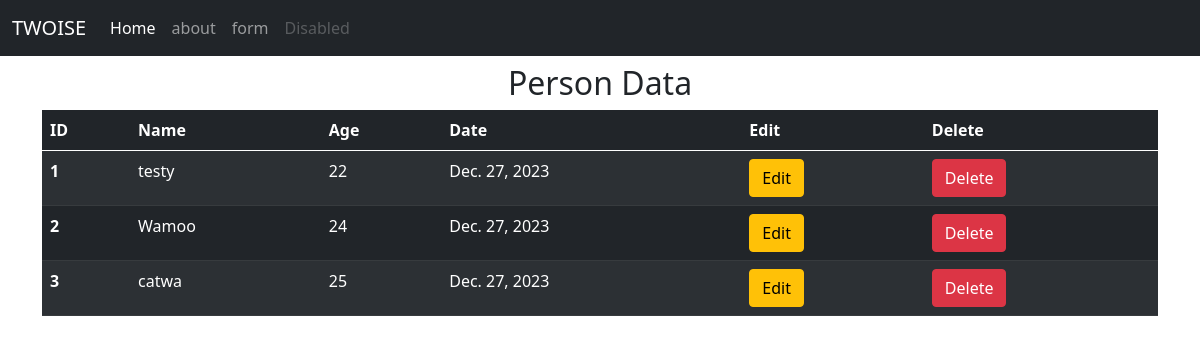
Before: / with the older database file.
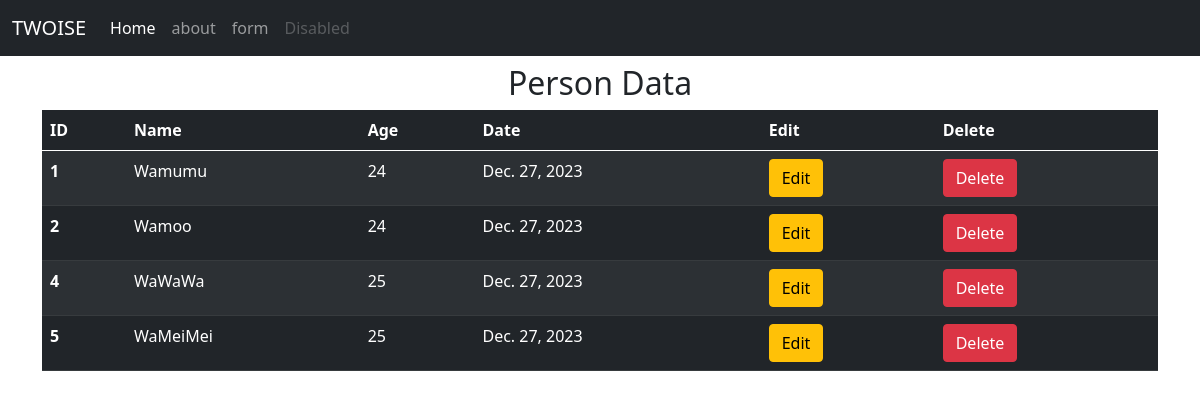
After: the same page with the newer database file.
### myApp/models.py (models this page shows)
class Person(models.Model):
    name = models.CharField(max_length=50)
    age = models.IntegerField()
    date = models.DateField(auto_now_add=True)
    def __str__(self):
        return self.name + "," + str(self.age) # show in string format

### myApp/views.py (the view)
# urls.py: path('',views.index), # '' mean first pages
def index(request):
    allPerson = Person.objects.all()
    return render(request, "index.html", {"allPerson":allPerson})

### myApp/templates/index.html (shortened to what this page needs)
{% extends "base.html" %}
{% block content %}
    <h2 class="text-center">Person Data</h2>
    <table class="table table-dark table-striped">
        <thead>
          <tr>
            <th scope="col">ID</th>
            <th scope="col">Name</th>
            <th scope="col">Age</th>
            <th scope="col">Date</th>
            <th scope="col">Edit</th>
            <th scope="col">Delete</th>
          </tr>
        </thead>
        <tbody>
            {% for person in allPerson %}
            <tr>
                <th scope="row">{{person.id}}</th>
                <td>{{person.name}}</td>
                <td>{{person.age}}</td>
                <td>{{person.date}}</td>
                <td><a href="edit/{{person.id}}" class="btn btn-warning">Edit</a></td>
                <td>
                    <a href="delete/{{person.id}}"
                    class="btn btn-danger"
                    onclick="return confirm('Do you need to delete {{person.name}} ?')"
                    >Delete</a>
                </td>
              </tr>
            {% endfor %}
        </tbody>
      </table>
{% endblock %}

### myApp/templates/base.html (shortened to what this page needs)
<!DOCTYPE html>
<html lang="en">
<head>
    <link href="https://cdn.jsdelivr.net/npm/bootstrap@5.0.2/dist/css/bootstrap.min.css" rel="stylesheet">
</head>
<body>
    <nav class="navbar navbar-expand-lg navbar-dark bg-dark">
        <div class="container-fluid">
          <a class="navbar-brand" href="#">TWOISE</a>
          <div class="collapse navbar-collapse" id="navbarNavAltMarkup">
            <div class="navbar-nav">
              <a class="nav-link active" aria-current="page" href="/">Home</a>
              <a class="nav-link" href="/about">about</a>
              <a class="nav-link" href="form">form</a>
              <a class="nav-link disabled" href="#" tabindex="-1" aria-disabled="true">Disabled</a>
            </div>
          </div>
        </div>
      </nav>
    <div class="container my-2">
        {% block content %}
        {% endblock %}
    </div>
</body>
</html>

Changed rows visible on the page:
removed Person: id "3", name "catwa", age "25", date "Dec. 27, 2023"
changed Person id 1: name "testy" → "Wamumu"; age "22" → "24"
added Person: id "4", name "WaWaWa", age "25", date "Dec. 27, 2023"
added Person: id "5", name "WaMeiMei", age "25", date "Dec. 27, 2023"
